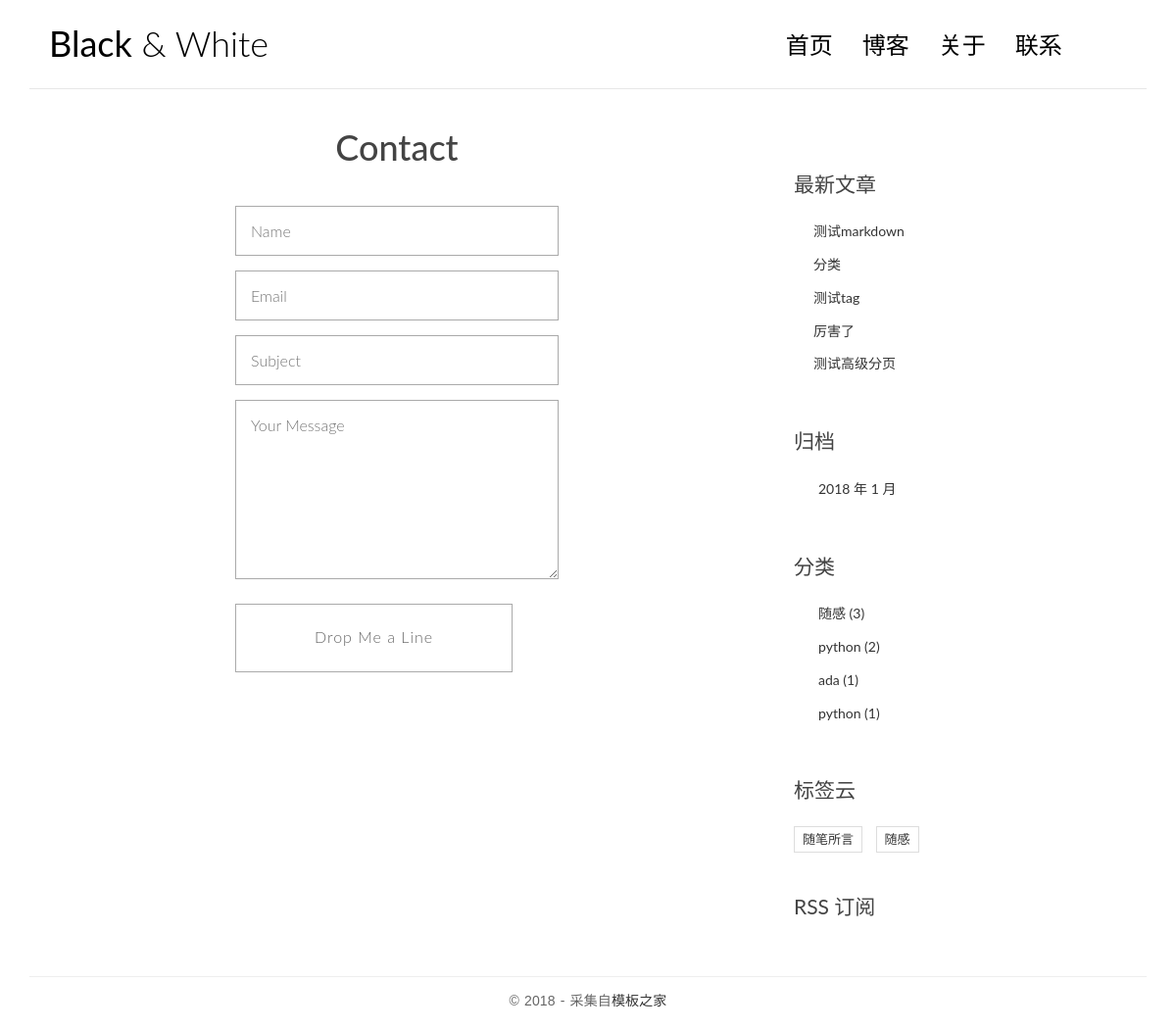
Page /contact/ on the committed database.
### blog/models.py (models this page shows, shortened)
@python_2_unicode_compatible
class Post(models.Model):
    title = models.CharField(max_length=70)
    body = models.TextField()
    createdTime = models.DateTimeField()
    modifiedTime = models.DateField()
    excerpt = models.CharField(max_length=200,blank=True)
    category = models.ForeignKey(Category)
    tags = models.ManyToManyField(Tag)
    author = models.ForeignKey(User)
    views = models.PositiveIntegerField(default=0)
    def get_absolute_url(self):
        return reverse('blog:detail',kwargs={'pk':self.pk})
    class Meta():
        ordering = ['-createdTime']

@python_2_unicode_compatible
class Category(models.Model):
    name = models.CharField(max_length=100)

@python_2_unicode_compatible
class Tag(models.Model):
    name = models.CharField(max_length=100)

### blog/views.py (the view)
# urls.py: url(r'^contact/$', views.contact, name='contact'),
def contact(request):
    return render(request,'blog/contact.html',context=None)

### blog/templatetags/blog_tags.py (called while the page is built)
@register.simple_tag
def get_recent_posts(num=5):
    return Post.objects.all().order_by('-createdTime')[:num]

@register.simple_tag
def archives():
    return Post.objects.dates('createdTime','month',order='DESC')

@register.simple_tag
def get_categories():
    return Category.objects.annotate(num_posts=Count('post')).filter(num_posts__gt=0)

@register.simple_tag
def get_tags():
    return Tag.objects.annotate(num_posts=Count('post')).filter(num_posts__gt=0)

### templates/blog/contact.html
{% extends 'base.html' %}
{% block main %}
	<div class="row">
		<main class="col-md-12">
			<h1 class="page-title">Contact</h1>
			<article class="post">
				<div class="entry-content clearfix">
					<form action="#" method="post" class="contact-form">
						<div class="row">
							<div class="col-md-6 col-md-offset-3">
								<input type="text" name="name" placeholder="Name" required>
								<input type="email" name="email" placeholder="Email" required>
								<input type="text" name="subject" placeholder="Subject" required>
								<textarea name="message" rows="7" placeholder="Your Message" required></textarea>
								<button class="btn-send btn-5 btn-5b ion-ios-paperplane"><span>Drop Me a Line</span></button>
							</div>
						</div>
					</form>
				</div>
			</article>
		</main>
	</div>
{% endblock main %}

### templates/base.html (shortened to what this page needs)
{% load staticfiles %}
{% load blog_tags %}
<!DOCTYPE html>
<html>
<head>
    <link rel="stylesheet" href="http://code.ionicframework.com/ionicons/2.0.1/css/ionicons.min.css">
    <link rel="stylesheet" href="{% static 'blog/css/bootstrap.min.css' %}">
    <link rel="stylesheet" href="{% static 'blog/css/pace.css' %}">
    <link rel="stylesheet" href="{% static 'blog/css/custom.css' %}">
</head>
<body>
<div class="container">
    <header id="site-header">
        <div class="row">
            <div class="col-md-4 col-sm-5 col-xs-8">
                <div class="logo">
                    <h1><a href="{% url 'blog:index' %}"><b>Black</b> &amp; White</a></h1>
                </div>
            </div>
            <div class="col-md-8 col-sm-7 col-xs-4">
                <nav class="main-nav" role="navigation">
                    <div class="collapse navbar-collapse" id="bs-example-navbar-collapse-1">
                        <ul class="nav navbar-nav navbar-right">
                            <li class="cl-effect-11"><a href="{% url 'blog:index' %}" data-hover="首页">首页</a></li>
                            <li class="cl-effect-11"><a href="{% url 'blog:blog' %}" data-hover="博客">博客</a></li>
                            <li class="cl-effect-11"><a href="{% url 'blog:about' %}" data-hover="关于">关于</a></li>
                            <li class="cl-effect-11"><a href="{% url 'blog:contact' %}" data-hover="联系">联系</a></li>
                        </ul>
                    </div>
                </nav>
            </div>
        </div>
    </header>
</div>
<div class="content-body">
    <div class="container">
        <div class="row">
            <main class="col-md-8">
                {% block main %}
                {% endblock main %}
            </main>
            <aside class="col-md-4">
                <div class="widget widget-recent-posts">
                    <h3 class="widget-title">最新文章</h3>
                    {% get_recent_posts as recent_post_list %}
                    <ul>
                        {% for post in recent_post_list %}
                        <li>
                            <a href="{{ post.get_absolute_url }}">{{ post.title }}</a>
                        </li>
                        {% empty %}
                            暂无文章!
                        {% endfor %}
                    </ul>
                </div>
                <div class="widget widget-archives">
                    <h3 class="widget-title">归档</h3>
                    {% archives as data_list %}
                    <ul>
                        {% for data in data_list %}
                        <li>
                            <a href="{% url 'blog:archives' data.year data.month %}">{{ data.year }} 年 {{ data.month }} 月</a>
                        </li>
                        {% empty %}
                            暂无归档！
                        {% endfor %}
                    </ul>
                </div>
                <div class="widget widget-category">
                    <h3 class="widget-title">分类</h3>
                    {% get_categories as category_list %}
                    <ul>
                        {% for category in category_list %}
                        <li>
                            <a href="{% url 'blog:category' category.pk %}">{{ category.name }}
                                <span class="post-count">({{category.num_posts}})</span>
                            </a>
                        </li>
                        {% empty %}
                            暂无分类！
                        {% endfor %}
                    </ul>
                </div>
                <div class="widget widget-tag-cloud">
                    <h3 class="widget-title">标签云</h3>
                    {% get_tags as tag_list %}
                    <ul>
                        {% for tag in tag_list %}
                        <li>
                            <a href="{% url 'blog:tag' tag.pk %}">{{ tag.name }}</a>
                        </li>
                        {% empty %}
                            暂无标签！
                        {% endfor %}
                    </ul>
                </div>
                <div class="rss">
                    <a href="{% url 'rss' %}"> RSS 订阅</a>
                </div>
            </aside>
        </div>
    </div>
</div>
<footer id="site-footer">
    <div class="container">
        <div class="row">
            <div class="col-md-12">
                <p class="copyright">&copy 2018 - 采集自<a href="http://www.cssmoban.com/"
                                                        target="_blank" title="模板之家">模板之家</a>
                </p>
            </div>
        </div>
    </div>
</footer>
</body>
</html>

### blog/static/blog/css/custom.css (style rules this page uses)
* { outline: none; }
h1, h2, h3, h4, h5, h6 { margin-top: 0; }
b { font-weight: 400; }
a { color: #333; }
body { color: #444; font-family: 'Lato', sans-serif; }
p { font-family: 'Ubuntu', sans-serif; font-weight: 400; word-spacing: 1px; letter-spacing: 0.01em; }
.page-title { text-align: center; }
#site-header { background-color: #FFF; padding: 25px 20px; margin-bottom: 40px; border-bottom: 1px solid #e7e7e7; }
.logo h1 a { color: #000; }
.logo h1 { margin: 0; font-family: 'Lato', sans-serif; font-weight: 300; }
.main-nav { margin-top: 11px; max-width: 95%; }
.main-nav a { color: #000000 !important; padding: 0 0 5px 0 !important; margin-right: 30px; font-family: 'Lato', sans-serif; font-weight: 300; font-size: 24px; }
.cl-effect-11 a { padding: 10px 0; color: #0972b4; text-shadow: none; }
.cl-effect-11 a::before { position: absolute; top: 0; left: 0; overflow: hidden; padding: 0 0 5px 0 !important; max-width: 0; border-bottom: 1px solid #000; color: #000; content: attr(data-hover); white-space: nowrap; -webkit-transition: max-width 0.5s; -moz-transition: max-width 0.5s; transition: max-width 0.5s; }
.content-body { padding-bottom: 4em; }
.post { background: #fff; padding: 30px 30px 0; }
.entry-content { font-size: 18px; line-height: 1.9; font-weight: 300; color: #000; }
.widget { background: #fff; padding: 30px 0 0; }
.widget-title { font-size: 1.5em; margin-bottom: 20px; line-height: 1.6; padding: 10px 0 0; font-weight: 400; }
.widget-recent-posts ul { padding: 0; margin: 0; padding-left: 20px; }
.widget-recent-posts ul li { list-style-type: none; position: relative; line-height: 170%; margin-bottom: 10px; }
.widget-recent-posts ul li::before { content: '\f3d3'; font-family: "Ionicons"; position: absolute; left: -17px; top: 3px; font-size: 16px; color: #000; }
.widget-archives ul { padding: 0; margin: 0; padding-left: 25px; }
.widget-archives ul li { list-style-type: none; position: relative; line-height: 170%; margin-bottom: 10px; }
.widget-archives ul li::before { content: '\f3f3'; font-family: "Ionicons"; position: absolute; left: -25px; top: 1px; font-size: 16px; color: #000; }
.widget-category ul { padding: 0; margin: 0; padding-left: 25px; }
.widget-category ul li { list-style-type: none; position: relative; line-height: 170%; margin-bottom: 10px; }
.widget-category ul li::before { content: '\f3fe'; font-family: "Ionicons"; position: absolute; left: -25px; top: 1px; font-size: 18px; color: #000; }
.widget-tag-cloud ul { padding: 0; margin: 0; margin-right: -10px; }
.widget-tag-cloud ul li { list-style-type: none; font-size: 13px; display: inline-block; margin-right: 10px; margin-bottom: 10px; padding: 3px 8px; border: 1px solid #ddd; }
.rss { font-size: 21px; margin-top: 30px; }
.rss a { color: #444; }
#site-footer { padding-top: 10px; padding: 0 0 1.5em 0; }
.copyright { text-align: center; padding-top: 1em; margin: 0; border-top: 1px solid #eee; color: #666; }
.contact-form input, .comment-form input { border: 1px solid #aaa; margin-bottom: 15px; width: 100%; padding: 15px 15px; font-size: 16px; line-height: 100%; transition: 0.4s border-color linear; }
.contact-form textarea, .comment-form textarea { border: 1px solid #aaa; margin-bottom: 15px; width: 100%; padding: 15px 15px; font-size: 16px; line-height: 20px !important; min-height: 183px; transition: 0.4s border-color linear; }
.btn-send { background: none; border: 1px solid #aaa; cursor: pointer; padding: 25px 80px; display: inline-block; letter-spacing: 1px; position: relative; transition: all 0.3s; }
.btn-5 { color: #666; height: 70px; min-width: 260px; line-height: 15px; font-size: 16px; overflow: hidden; -webkit-backface-visibility: hidden; -moz-backface-visibility: hidden; backface-visibility: hidden; }
.btn-5 span { display: inline-block; width: 100%; height: 100%; -webkit-transition: all 0.3s; -webkit-backface-visibility: hidden; -moz-transition: all 0.3s; -moz-backface-visibility: hidden; transition: all 0.3s; backface-visibility: hidden; }
.btn-5:before { position: absolute; height: 100%; width: 100%; line-height: 2.5; font-size: 180%; -webkit-transition: all 0.3s; -moz-transition: all 0.3s; transition: all 0.3s; }
.btn-5b:before { left: -100%; top: 0; }

### rows in the picture
Post: title "测试markdown"
Post: title "分类"
Post: title "测试tag"
Post: title "厉害了"
Post: title "测试高级分页"
Category: name "随感", num_posts "3"
Category: name "python", num_posts "2"
Category: name "ada", num_posts "1"
Category: name "python", num_posts "1"
Tag: name "随笔所言"
Tag: name "随感"

### other values in the picture
{{ data.year }} "2018"
{{ data.month }} "1"
